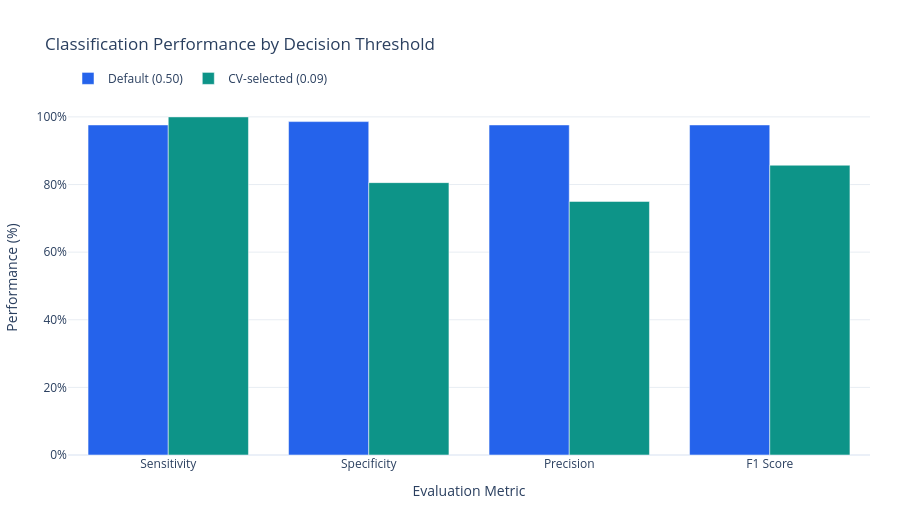

This figure's notebook cell:
### Code cell
import pandas as pd
import plotly.graph_objects as go

# Performance comparison
performance_df = pd.DataFrame({
    "Metric": [
        "Sensitivity",
        "Specificity",
        "Precision",
        "F1 Score"
    ],
    "Default (0.50)": [
        97.62, 98.61, 97.62, 97.62
    ],
    "CV-selected (0.09)": [
        100.00, 80.56, 75.00, 85.71
    ]
})

fig = go.Figure()

for threshold, color in [
    ("Default (0.50)", "#2563EB"),
    ("CV-selected (0.09)", "#0D9488")
]:
    fig.add_trace(go.Bar(
        x=performance_df["Metric"],
        y=performance_df[threshold],
        name=threshold,
        marker_color=color,
        hovertemplate=(
            "<b>%{x}</b><br>"
            + threshold +
            "<br>Performance: %{y:.2f}%"
            "<extra></extra>"
        )
    ))

fig.update_layout(
    title="Classification Performance by Decision Threshold",
    xaxis_title="Evaluation Metric",
    yaxis_title="Performance (%)",
    barmode="group",
    template="plotly_white",
    hovermode="x unified",
    hoverlabel=dict(font_size=13),
    height=520,
    legend=dict(
        orientation="h",
        yanchor="bottom",
        y=1.02,
        xanchor="left",
        x=0
    ),
    margin=dict(l=65, r=30, t=100, b=65)
)

fig.update_yaxes(
    range=[0, 105],
    ticksuffix="%",
    gridcolor="#E8EDF3"
)

fig.show()

### Figure 1 — Plotly figure (JSON) as saved in the notebook; plotly's stock layout.template omitted (floating-point values rounded to 4 significant figures)
{"data": [{"hovertemplate": "<b>%{x}</b><br>Default (0.50)<br>Performance: %{y:.2f}%<extra></extra>", "marker": {"color": "#2563EB"}, "name": "Default (0.50)", "type": "bar", "x": ["Sensitivity", "Specificity", "Precision", "F1 Score"], "y": [97.62, 98.61, 97.62, 97.62]}, {"hovertemplate": "<b>%{x}</b><br>CV-selected (0.09)<br>Performance: %{y:.2f}%<extra></extra>", "marker": {"color": "#0D9488"}, "name": "CV-selected (0.09)", "type": "bar", "x": ["Sensitivity", "Specificity", "Precision", "F1 Score"], "y": [100.0, 80.56, 75.0, 85.71]}], "layout": {"barmode": "group", "height": 520, "hoverlabel": {"font": {"size": 13}}, "hovermode": "x unified", "legend": {"orientation": "h", "x": 0, "xanchor": "left", "y": 1.02, "yanchor": "bottom"}, "margin": {"b": 65, "l": 65, "r": 30, "t": 100}, "title": {"text": "Classification Performance by Decision Threshold"}, "xaxis": {"title": {"text": "Evaluation Metric"}}, "yaxis": {"gridcolor": "#E8EDF3", "range": [0, 105], "ticksuffix": "%", "title": {"text": "Performance (%)"}}}}
